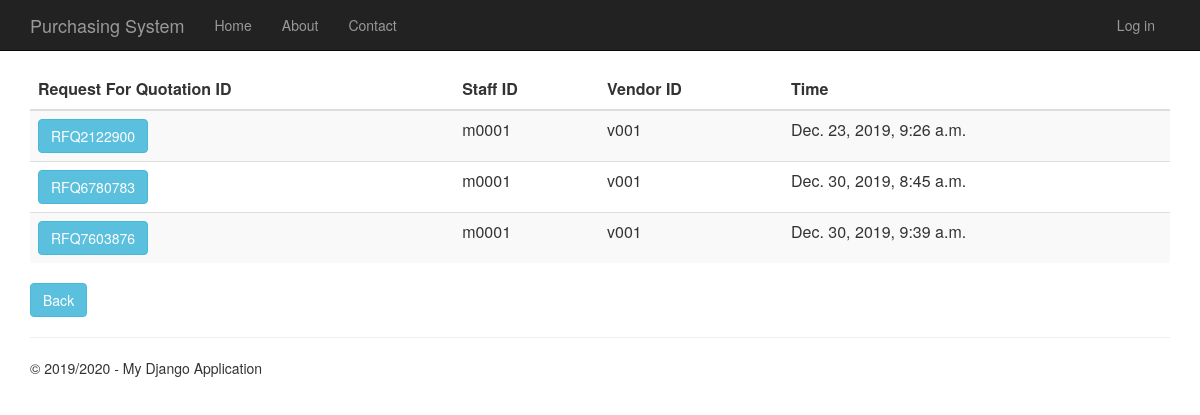
Page /requestforquotationhistory on the committed database.
### RequestForQuotation/models.py (models this page shows)
class RequestForQuotation(models.Model):
    request_for_quotation_id = models.CharField(primary_key=True, max_length=10)
    time_created = models.DateTimeField()
    description = models.TextField(null=True,default=None, blank=True)
    total_price = models.DecimalField(max_digits=10, decimal_places=2, default=Decimal('0.00'))
    person_id = models.ForeignKey(Person, on_delete = models.CASCADE)
    vendor_id = models.ForeignKey(Vendor, on_delete = models.CASCADE)
    purchase_requisition_id = models.ForeignKey(PurchaseRequisition, on_delete = models.CASCADE)
    def __str__(self):
        return str(self.request_for_quotation_id)

### app/models.py (models this page shows, shortened)
class Person(models.Model):
    user_id = models.OneToOneField(User)
    person_id = models.CharField(primary_key=True, max_length=10)
    person_name = models.TextField()
    person_address = models.TextField()
    person_phone_number = models.TextField()
    person_role = models.TextField(default = 'EMPLOYEE')

class Vendor(models.Model):
    vendor_id = models.CharField(primary_key=True, max_length=10)
    vendor_name = models.TextField()
    vendor_phone_number = models.TextField()
    vendor_address = models.TextField()
    vendor_email = models.TextField()
    def __str__(self):
        return str(self.vendor_id)

### RequestForQuotation/views.py (the view)
# urls.py: url(r'^requestforquotationhistory', RequestForQuotation.views.requestforquotationhistory, name="request_of_quotation_history"),
def requestforquotationhistory(request):
        request_for_quotations = RequestForQuotation.objects.all()
        print(request_for_quotations)
        context = {
            'title':'Request For Quotation History',
            'rows':request_for_quotations,
            'year':'2019/2020'
            }
        return render(request,'RequestForQuotation/requestforquotationhistory.html',context)

### RequestForQuotation/templates/RequestForQuotation/requestforquotationhistory.html
﻿{% extends "app/layout.html" %}
{% block content %}
<div class="purchaseorderhistory margintop">
    <form action="requestofquotationhistorydetails" method="GET">
        <table class="table table-striped margintop">
          <thead>
            <tr>
              <th scope="col">Request For Quotation ID</th>
              <th scope="col">Staff ID</th>
              <th scope="col">Vendor ID</th>
              <th scope="col">Time</th>
            </tr>
          </thead>
          <tbody>
              {% for r in rows %}
            <tr>
                 <td><button type="submit" name="roq_id" value="{{r.request_for_quotation_id}}" class="btn btn-info" >{{r.request_for_quotation_id}}</button></td>
                 <td>{{r.person_id.person_id}}</td>
                 <td>{{r.vendor_id}}</td>
                 <td>{{r.time_created}}</td>
            </tr>
              {% endfor %}
          </tbody>
        </table>
    </form>
       <form action="menu">
        <div class="margintop">
            <button type="submit" class="btn btn-info" >Back</button>
        </div>
    </form>
</div>
{% endblock %}

### app/templates/app/layout.html (shortened to what this page needs)
﻿<!DOCTYPE html>
<html>
<head>
    {% load staticfiles %}
    <link rel="stylesheet" type="text/css" href="{% static 'app/content/bootstrap.min.css' %}" />
    <link rel="stylesheet" type="text/css" href="{% static 'app/content/site.css' %}" />
</head>
<body>
    <div class="navbar navbar-inverse navbar-fixed-top">
        <div class="container">
            <div class="navbar-header">
                <a href="/" class="navbar-brand">Purchasing System</a>
            </div>
            <div class="navbar-collapse collapse">
                <ul class="nav navbar-nav">
                    <li><a href="{% url 'home' %}">Home</a></li>
                    <li><a href="{% url 'about' %}">About</a></li>
                    <li><a href="{% url 'contact' %}">Contact</a></li>
                </ul>
                {% include 'app/loginpartial.html' %}
            </div>
        </div>
    </div>
    <div class="container body-content">
{% block content %}{% endblock %}
        <hr/>
        <footer>
            <p>&copy; {{ year }} - My Django Application</p>
        </footer>
    </div>
</body>
</html>

### app/templates/app/loginpartial.html
{% if user.is_authenticated %}
<form id="logoutForm" action="/logout" method="post" class="navbar-right">
    {% csrf_token %}
    <ul class="nav navbar-nav navbar-right">
        <li><span class="navbar-brand">Hello {{ user.username }}!</span></li>
        <li><a href="javascript:document.getElementById('logoutForm').submit()">Log off</a></li>
    </ul>
</form>
{% else %}
<ul class="nav navbar-nav navbar-right">
    <li><a href="{% url 'login' %}">Log in</a></li>
</ul>
{% endif %}

### app/static/app/content/site.css (style rules this page uses)
body { padding-top: 50px; padding-bottom: 20px; }
.body-content { padding-left: 15px; padding-right: 15px; }

### rows in the picture
RequestForQuotation: request_for_quotation_id "RFQ2122900", person_id.person_id "m0001", vendor_id "v001", time_created "Dec. 23, 2019, 9:26 a.m."
RequestForQuotation: request_for_quotation_id "RFQ6780783", person_id.person_id "m0001", vendor_id "v001", time_created "Dec. 30, 2019, 8:45 a.m."
RequestForQuotation: request_for_quotation_id "RFQ7603876", person_id.person_id "m0001", vendor_id "v001", time_created "Dec. 30, 2019, 9:39 a.m."

### other values in the picture
{{ year }} "2019/2020"
